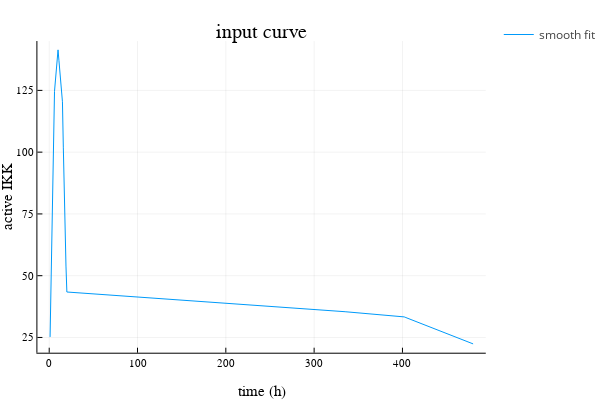

The notebook cell saved with this chart:
### Code cell
function ikkDefault(t,maxTime)
    #explicitely defined input
    IKKparamVals=[0,85,100,85,45,30,25,23,18,15,12,10,10]./100
    paramTime=[0,5,10,15,18,20,300,400,450,480,500,520,max(maxTime,2880)]
    #get the value after the current time point
    indexGTTime=min(searchsortedfirst(paramTime,t),length(paramTime))
    #get the one before
    indexLTTime=max(1,indexGTTime-1)
    timeGTt=paramTime[indexGTTime]
    timeLTt=paramTime[indexLTTime]
    valGTt=IKKparamVals[indexGTTime]
    valLTt=IKKparamVals[indexLTTime]
    timeDiff=timeGTt-timeLTt
    #if the time before and time after are different do a basic linear interpolation between the two.
    if timeDiff>0
        valDiff=valGTt-valLTt
        gradient=valDiff/timeDiff
        timeStep=t-timeLTt
        return valLTt+(gradient*timeStep)
    else
        return valLTt
    end
end

function NIKDefault(t,maxTime)
    #explicitely defined input
    NIKparamVals=[1,50,100,180,200,100,50]./100
    paramTime=[0,60,120,300,400,800,max(maxTime,2880)]
    #get the value after the current time point
    indexGTTime=min(searchsortedfirst(paramTime,t),length(paramTime))
    #get the one before
    indexLTTime=max(1,indexGTTime-1)
    timeGTt=paramTime[indexGTTime]
    timeLTt=paramTime[indexLTTime]
    valGTt=NIKparamVals[indexGTTime]
    valLTt=NIKparamVals[indexLTTime]
    timeDiff=timeGTt-timeLTt
    #if the time before and time after are different do a basic linear interpolation between the two.
    if timeDiff>0
        valDiff=valGTt-valLTt
        gradient=valDiff/timeDiff
        timeStep=t-timeLTt
        return valLTt+(gradient*timeStep)
    else
        return valLTt
    end
end

#the IKK function is just maps to basal IKK during SS and basal+the IKK curve during the time course.
ikkSS=t->basalIKK
ikkTC=t->basalIKK+(ikkDefault(t, maxTimeTC)*IKKMultiplier*totalIKK);
ikkTCWT=t->basalIKK+(ikkDefault(t, maxTimeTC)*IKKMultiplier*total_WT_IKK);
ikkCurveForLine=[ikkTCWT]
ikkFunc=ikkTCWT
NIKFuncSS=t->1
NIKFuncTC=t->0
ikkSSHigh=t->basalIKKHigh

p=plot([1:1:maxTimeTC],ikkTC.(1:1:maxTimeTC),label="smooth fit",title="input curve");
xlabel!("time (h)")
ylabel!("active IKK")

### Figure 1 — Plotly figure (JSON) as saved in the notebook; plotly's stock layout.template omitted (floating-point values rounded to 4 significant figures; data arrays with more than 128 entries replaced by an {"elided": "..."} marker saying what was removed)
{"data": [{"colorbar": {"title": ""}, "legendgroup": "smooth fit", "line": {"color": "rgba(0, 154, 250, 1.000)", "dash": "solid", "shape": "linear", "width": 1}, "mode": "lines", "name": "smooth fit", "showlegend": true, "type": "scatter", "x": {"elided": "480 int values"}, "xaxis": "x", "y": {"elided": "480 float values"}, "yaxis": "y", "zmax": null, "zmin": null}], "layout": {"annotations": [{"font": {"color": "rgba(0, 0, 0, 1.000)", "family": "sans-serif", "size": 20}, "rotation": 0, "showarrow": false, "text": "input curve", "x": 0.535, "xanchor": "center", "xref": "paper", "y": 1, "yanchor": "top", "yref": "paper"}], "height": 400, "legend_position": {"bgcolor": "rgba(255, 255, 255, 1.000)", "bordercolor": "rgba(0, 0, 0, 1.000)", "borderwidth": 1, "font": {"color": "rgba(0, 0, 0, 1.000)", "family": "sans-serif", "size": 11}, "title": {"font": {"color": "rgba(0, 0, 0, 1.000)", "family": "sans-serif", "size": 15}, "text": ""}, "tracegroupgap": 0, "traceorder": "normal", "x": 1, "xanchor": "auto", "y": 1, "yanchor": "auto"}, "margin": {"b": 20, "l": 0, "r": 0, "t": 20}, "paper_bgcolor": "rgba(255, 255, 255, 1.000)", "plot_bgcolor": "rgba(255, 255, 255, 1.000)", "showlegend": true, "width": 600, "xaxis": {"anchor": "y", "domain": [0.07647, 0.9934], "gridcolor": "rgba(0, 0, 0, 0.100)", "gridwidth": 0.5, "linecolor": "rgba(0, 0, 0, 1.000)", "mirror": false, "range": [-13.37, 494.4], "showgrid": true, "showline": true, "showticklabels": true, "tickangle": 0, "tickcolor": "rgb(0, 0, 0)", "tickfont": {"color": "rgba(0, 0, 0, 1.000)", "family": "sans-serif", "size": 11}, "tickmode": "array", "ticks": "inside", "ticktext": ["0", "100", "200", "300", "400"], "tickvals": [0, 100, 200, 300, 400], "title": "time (h)", "titlefont": {"color": "rgba(0, 0, 0, 1.000)", "family": "sans-serif", "size": 15}, "type": "-", "visible": true, "zeroline": false, "zerolinecolor": "rgba(0, 0, 0, 1.000)"}, "yaxis": {"anchor": "x", "domain": [0.07581, 0.9415], "gridcolor": "rgba(0, 0, 0, 0.100)", "gridwidth": 0.5, "linecolor": "rgba(0, 0, 0, 1.000)", "mirror": false, "range": [18.83, 145.0], "showgrid": true, "showline": true, "showticklabels": true, "tickangle": 0, "tickcolor": "rgb(0, 0, 0)", "tickfont": {"color": "rgba(0, 0, 0, 1.000)", "family": "sans-serif", "size": 11}, "tickmode": "array", "ticks": "inside", "ticktext": ["25", "50", "75", "100", "125"], "tickvals": [25, 50, 75, 100, 125], "title": "active IKK", "titlefont": {"color": "rgba(0, 0, 0, 1.000)", "family": "sans-serif", "size": 15}, "type": "-", "visible": true, "zeroline": false, "zerolinecolor": "rgba(0, 0, 0, 1.000)"}}}
